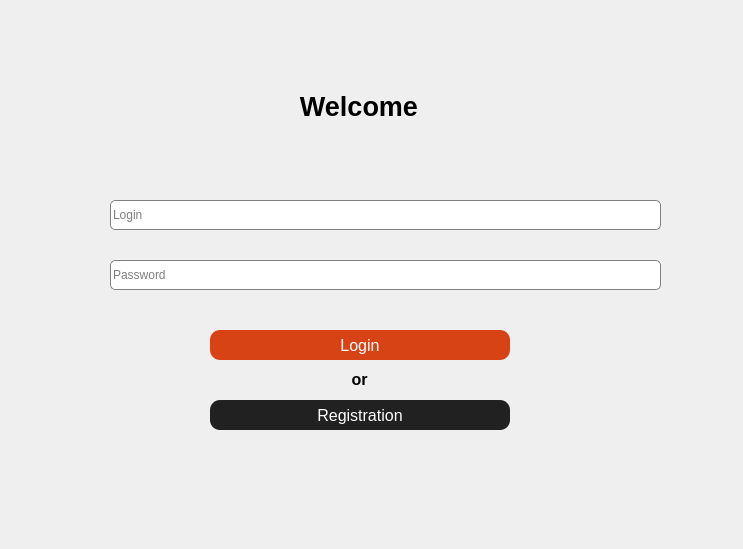
<?xml version="1.0" encoding="UTF-8"?>
<ui version="4.0">
 <class>Login</class>
 <widget class="QWidget" name="Login">
  <property name="geometry">
   <rect>
    <x>0</x>
    <y>0</y>
    <width>743</width>
    <height>549</height>
   </rect>
  </property>
  <property name="minimumSize">
   <size>
    <width>743</width>
    <height>549</height>
   </size>
  </property>
  <property name="maximumSize">
   <size>
    <width>743</width>
    <height>549</height>
   </size>
  </property>
  <property name="contextMenuPolicy">
   <enum>Qt::PreventContextMenu</enum>
  </property>
  <property name="windowTitle">
   <string>Login</string>
  </property>
  <property name="styleSheet">
   <string notr="true"/>
  </property>
  <widget class="QWidget" name="verticalLayoutWidget">
   <property name="geometry">
    <rect>
     <x>0</x>
     <y>0</y>
     <width>751</width>
     <height>551</height>
    </rect>
   </property>
   <layout class="QVBoxLayout" name="verticalLayout_2"/>
  </widget>
  <widget class="QLabel" name="label">
   <property name="geometry">
    <rect>
     <x>350</x>
     <y>370</y>
     <width>19</width>
     <height>19</height>
    </rect>
   </property>
   <property name="minimumSize">
    <size>
     <width>0</width>
     <height>0</height>
    </size>
   </property>
   <property name="maximumSize">
    <size>
     <width>1000</width>
     <height>20</height>
    </size>
   </property>
   <property name="font">
    <font>
     <pointsize>12</pointsize>
     <bold>true</bold>
    </font>
   </property>
   <property name="text">
    <string>or</string>
   </property>
   <property name="alignment">
    <set>Qt::AlignCenter</set>
   </property>
  </widget>
  <widget class="QLabel" name="label_welcom">
   <property name="geometry">
    <rect>
     <x>290</x>
     <y>90</y>
     <width>138</width>
     <height>32</height>
    </rect>
   </property>
   <property name="minimumSize">
    <size>
     <width>0</width>
     <height>0</height>
    </size>
   </property>
   <property name="maximumSize">
    <size>
     <width>1000</width>
     <height>250</height>
    </size>
   </property>
   <property name="font">
    <font>
     <pointsize>20</pointsize>
     <bold>true</bold>
    </font>
   </property>
   <property name="text">
    <string>Welcome</string>
   </property>
   <property name="alignment">
    <set>Qt::AlignCenter</set>
   </property>
  </widget>
  <widget class="QLineEdit" name="input_pass">
   <property name="geometry">
    <rect>
     <x>110</x>
     <y>260</y>
     <width>551</width>
     <height>30</height>
    </rect>
   </property>
   <property name="maximumSize">
    <size>
     <width>16777215</width>
     <height>30</height>
    </size>
   </property>
   <property name="styleSheet">
    <string notr="true">border-radius: 5px;
border:0.5px solid grey;
background:white;</string>
   </property>
   <property name="echoMode">
    <enum>QLineEdit::Password</enum>
   </property>
   <property name="placeholderText">
    <string>Password</string>
   </property>
  </widget>
  <widget class="QPushButton" name="btn_reg">
   <property name="geometry">
    <rect>
     <x>210</x>
     <y>400</y>
     <width>300</width>
     <height>30</height>
    </rect>
   </property>
   <property name="sizePolicy">
    <sizepolicy hsizetype="Preferred" vsizetype="Preferred">
     <horstretch>0</horstretch>
     <verstretch>0</verstretch>
    </sizepolicy>
   </property>
   <property name="minimumSize">
    <size>
     <width>0</width>
     <height>0</height>
    </size>
   </property>
   <property name="maximumSize">
    <size>
     <width>1000</width>
     <height>30</height>
    </size>
   </property>
   <property name="styleSheet">
    <string notr="true">QPushButton{

background-color: #212121; 
  color: white;
  border: none;
  border-radius: 10px;
  font-size: 16px;
 text-align: center;

}
QPushButton:pressed{
background-color: #424242;


}</string>
   </property>
   <property name="text">
    <string>Registration</string>
   </property>
  </widget>
  <widget class="QPushButton" name="btn_login">
   <property name="geometry">
    <rect>
     <x>210</x>
     <y>330</y>
     <width>300</width>
     <height>30</height>
    </rect>
   </property>
   <property name="sizePolicy">
    <sizepolicy hsizetype="Preferred" vsizetype="Preferred">
     <horstretch>0</horstretch>
     <verstretch>0</verstretch>
    </sizepolicy>
   </property>
   <property name="minimumSize">
    <size>
     <width>0</width>
     <height>0</height>
    </size>
   </property>
   <property name="maximumSize">
    <size>
     <width>1000</width>
     <height>30</height>
    </size>
   </property>
   <property name="styleSheet">
    <string notr="true">QPushButton{

background-color: #d84315; 
  color: white;
  border: none;
  border-radius: 10px;
  font-size: 16px;
 text-align: center;

}
QPushButton:pressed{
background-color: #424242;


}</string>
   </property>
   <property name="text">
    <string>Login</string>
   </property>
  </widget>
  <widget class="QLineEdit" name="input_login">
   <property name="geometry">
    <rect>
     <x>110</x>
     <y>200</y>
     <width>551</width>
     <height>30</height>
    </rect>
   </property>
   <property name="sizePolicy">
    <sizepolicy hsizetype="Expanding" vsizetype="Preferred">
     <horstretch>0</horstretch>
     <verstretch>0</verstretch>
    </sizepolicy>
   </property>
   <property name="maximumSize">
    <size>
     <width>16777215</width>
     <height>30</height>
    </size>
   </property>
   <property name="styleSheet">
    <string notr="true">border-radius: 5px;
border:0.5px solid grey;
background:white;</string>
   </property>
   <property name="text">
    <string/>
   </property>
   <property name="placeholderText">
    <string>Login</string>
   </property>
  </widget>
  <widget class="QLabel" name="err_log">
   <property name="geometry">
    <rect>
     <x>110</x>
     <y>230</y>
     <width>551</width>
     <height>21</height>
    </rect>
   </property>
   <property name="text">
    <string/>
   </property>
  </widget>
  <widget class="QLabel" name="err_pass">
   <property name="geometry">
    <rect>
     <x>110</x>
     <y>290</y>
     <width>551</width>
     <height>16</height>
    </rect>
   </property>
   <property name="text">
    <string/>
   </property>
  </widget>
 </widget>
 <tabstops>
  <tabstop>input_login</tabstop>
  <tabstop>input_pass</tabstop>
  <tabstop>btn_login</tabstop>
  <tabstop>btn_reg</tabstop>
 </tabstops>
 <resources/>
 <connections/>
</ui>
